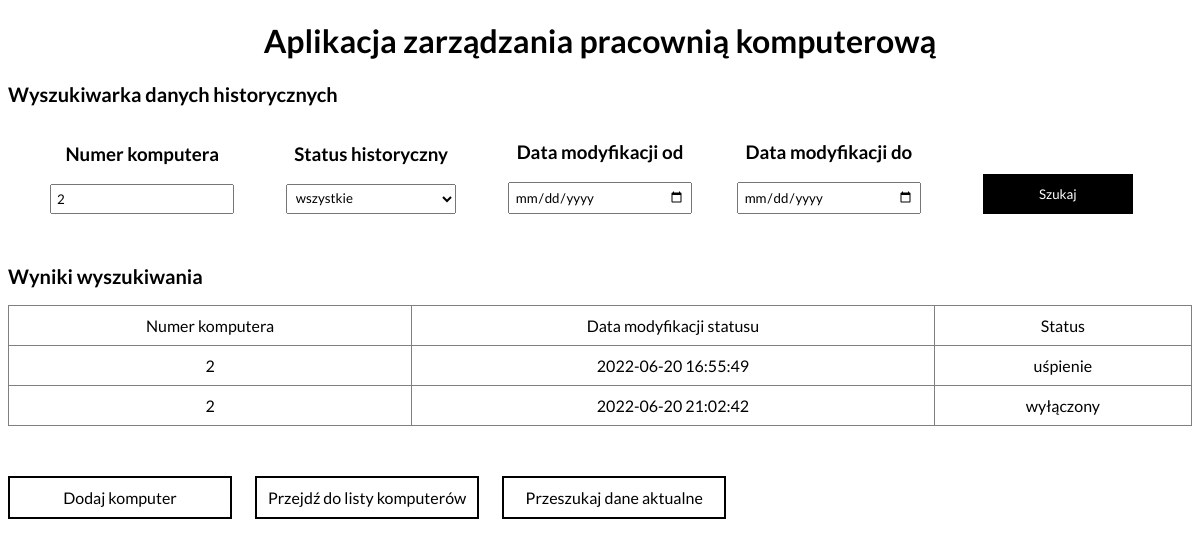
The app's page /searchHistory.php?number=2 with its own data.
### tables this page shows
CREATE TABLE `object` (
  `number` int(11) NOT NULL,
  `dateCreated` datetime NOT NULL DEFAULT current_timestamp(),
  `status` int(11) NOT NULL
);

CREATE TABLE `history` (
  `id` int(11) NOT NULL,
  `number` int(11) NOT NULL,
  `statusH` int(11) NOT NULL,
  `dateModified` datetime NOT NULL DEFAULT current_timestamp()
);

### searchHistory.php (the view, shortened to what this page needs)
<?php
class searchObjects{
	private $number = '';
	public function show(){
		if( isset($_GET['number']) || isset($_GET['status']) || isset($_GET['dateFrom']) || isset($_GET['dateTo'])){
			if(isset($_GET['number']) && ctype_digit($_GET['number'])){
				$this->number = $_GET['number'];
			}
			$zapytanie = "SELECT o.number, h.dateModified, h.statusH FROM object as o, history as h WHERE o.number=h.number";
			if($this->number!='') $zapytanie .= " AND o.number='$this->number' ";
			require_once "connect.php";
			try {
				$pol = new mysqli($host,$db_user,$db_password,$db_name);
				if($pol->connect_errno!=0)
				{
					throw new Exception(mysqli_connect_errno());
				}
				else
				{
					if($rezultat = $pol->query($zapytanie))
					{
						$ilerekordow=$rezultat->num_rows;
						if($ilerekordow>0)
						{
							$content =  '<table>';
							$content .= '<thead> <td>Numer komputera</td> <td>Data modyfikacji statusu</td> <td>Status</td></thead>';
							$content .= '<tbody>';
							while($row=$rezultat->fetch_assoc())
							{
								$number = $row['number'];
								$dateCreated = $row['dateModified'];
								$status = $row['statusH'];
								$content .= '<tr> <td>'.$number.'</td> <td>'.$dateCreated.'</td> <td>';
										if($status == 2) $content .= 'wyłączony';
										if($status == 4) $content .= 'uśpienie';
								$content .= '</td>';
								$content .= '</tr>';
							}
							$content .= '</tbody>';
							$content .= '</table>';
							return '<h2>Wyniki wyszukiwania</h2>'.$content;
						} else {
							return 'Brak wyników';
						}
					} else return 'Brak danych';
				}
			} catch (Exceptions $e)
			{
				return "Błąd wyświetlania strony. Prosimy spróbować za kilka minut";
			}
		}
	}
}
?>
<!DOCTYPE HTML>
<html lang="pl">
<head>
	<link rel="stylesheet" href="style.css" type="text/css"/>
</head>
<body>
	<h1>Aplikacja zarządzania pracownią komputerową</h1>
	<div class="container">
	<h2>Wyszukiwarka danych historycznych</h2>
	<form method="get">
		<div class="grid">
			<div class="grid-row">
				<h3>Numer komputera</h3>
				<input type="number" name="number" value="<?php if(isset($_GET['number'])) echo $_GET['number']; ?>"/>
			</div>
			<div class="grid-row">
				<h3>Status historyczny</h3>
				<select name="status">
					<option value="0">wszystkie</option>
				</select>
			</div>
			<div class="grid-row">
				<h3>Data modyfikacji od</h3>
				<input type="date" name="dateFrom"  value="<?php if(isset($_GET['dateFrom'])) echo $_GET['dateFrom']; ?>"/>
			</div>
			<div class="grid-row">
				<h3>Data modyfikacji do</h3>
				<input type="date" name="dateTo"  value="<?php if(isset($_GET['dateTo'])) echo $_GET['dateTo']; ?>"/>
			</div>
			<div class="grid-row">
				<button>Szukaj </button>
			</div>
		</div>
	</form>
	<?php
		$search = new searchObjects();
		echo $search->show();
	?>
	</div>
	<div class="nav">
		<a class="link" href="addComputer.php">Dodaj komputer</a>
		<a class="link" href="index.php">Przejdź do listy komputerów</a>
		<a class="link" href="search.php">Przeszukaj dane aktualne</a>
	</div>
</body>
</html>

### style.css (style rules this page uses)
* { font-family:'Lato'; }
h1 { text-align:center; }
h2 { font-size:20px; }
input { width:calc(100% - 10px - 4px); padding:5px; }
select { width:calc(100%); padding:5px; margin-bottom:5px; }
button { width:150px; height:40px; display:flex; justify-content:center; align-items:center; text-align:center; background-color:black; color:white; cursor:pointer; outline:none; border:none; margin: auto; }
table { width:100%; }
table,tr,td { border:1px solid gray; border-collapse: collapse; text-align:center; }
td { padding:10px; }
.link { display:inline-block; background-color:white; color:black; border:2px solid black; padding:10px 10px; width:200px; text-decoration:none; text-align:center; margin-bottom:20px; margin-right:20px; margin-top:50px; }
.grid { display:flex; width:100%; justify-content: space-evenly; align-items: flex-end; margin-bottom:50px; }
.grid-row { display:flex; flex-direction:column; justify-content:center; align-items:center; width:16%; }
.grid-row>input, .grid-row>select { width:90%; margin:0; }

### records on screen
object: number "2", history.dateModified "2022-06-20 16:55:49", value "uśpienie", history.dateModified "2022-06-20 21:02:42", value "wyłączony"
